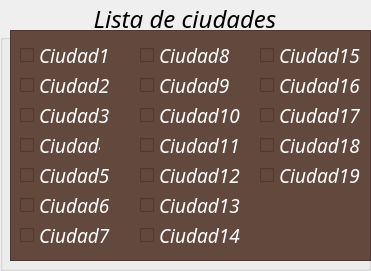
    <widget class="QGroupBox" name="groupBox_3">
     <property name="geometry">
      <rect>
       <x>20</x>
       <y>310</y>
       <width>371</width>
       <height>271</height>
      </rect>
     </property>
     <property name="font">
      <font>
       <family>High Tower Text</family>
       <pointsize>18</pointsize>
       <italic>true</italic>
      </font>
     </property>
     <property name="title">
      <string>Lista de ciudades</string>
     </property>
     <property name="alignment">
      <set>Qt::AlignCenter</set>
     </property>
     <widget class="QTableWidget" name="tableWidget">
      <property name="geometry">
       <rect>
        <x>10</x>
        <y>30</y>
        <width>361</width>
        <height>231</height>
       </rect>
      </property>
      <property name="font">
       <font>
        <family>Gabriola</family>
        <pointsize>20</pointsize>
        <italic>false</italic>
       </font>
      </property>
      <property name="styleSheet">
       <string notr="true">background-color: rgb(99, 72, 62);
</string>
      </property>
     </widget>
     <widget class="QCheckBox" name="checkBox_5">
      <property name="geometry">
       <rect>
        <x>20</x>
        <y>70</y>
        <width>111</width>
        <height>31</height>
       </rect>
      </property>
      <property name="font">
       <font>
        <family>High Tower Text</family>
        <pointsize>14</pointsize>
        <italic>true</italic>
       </font>
      </property>
      <property name="styleSheet">
       <string notr="true">background-color: rgb(99, 72, 62);
color: rgb(255, 255, 255);</string>
      </property>
      <property name="text">
       <string>Ciudad2</string>
      </property>
     </widget>
     <widget class="QCheckBox" name="checkBox_11">
      <property name="geometry">
       <rect>
        <x>140</x>
        <y>100</y>
        <width>111</width>
        <height>31</height>
       </rect>
      </property>
      <property name="font">
       <font>
        <family>High Tower Text</family>
        <pointsize>14</pointsize>
        <italic>true</italic>
       </font>
      </property>
      <property name="styleSheet">
       <string notr="true">background-color: rgb(99, 72, 62);
color: rgb(255, 255, 255);</string>
      </property>
      <property name="text">
       <string>Ciudad10</string>
      </property>
     </widget>
     <widget class="QCheckBox" name="checkBox_9">
      <property name="geometry">
       <rect>
        <x>140</x>
        <y>40</y>
        <width>111</width>
        <height>31</height>
       </rect>
      </property>
      <property name="font">
       <font>
        <family>High Tower Text</family>
        <pointsize>14</pointsize>
        <italic>true</italic>
       </font>
      </property>
      <property name="styleSheet">
       <string notr="true">background-color: rgb(99, 72, 62);
color: rgb(255, 255, 255);</string>
      </property>
      <property name="text">
       <string>Ciudad8</string>
      </property>
     </widget>
     <widget class="QCheckBox" name="checkBox_4">
      <property name="geometry">
       <rect>
        <x>20</x>
        <y>100</y>
        <width>111</width>
        <height>31</height>
       </rect>
      </property>
      <property name="font">
       <font>
        <family>High Tower Text</family>
        <pointsize>14</pointsize>
        <italic>true</italic>
       </font>
      </property>
      <property name="styleSheet">
       <string notr="true">background-color: rgb(99, 72, 62);
color: rgb(255, 255, 255);</string>
      </property>
      <property name="text">
       <string>Ciudad3</string>
      </property>
     </widget>
     <widget class="QCheckBox" name="checkBox">
      <property name="geometry">
       <rect>
        <x>20</x>
        <y>40</y>
        <width>111</width>
        <height>31</height>
       </rect>
      </property>
      <property name="font">
       <font>
        <family>High Tower Text</family>
        <pointsize>14</pointsize>
        <italic>true</italic>
       </font>
      </property>
      <property name="styleSheet">
       <string notr="true">background-color: rgb(99, 72, 62);
color: rgb(255, 255, 255);</string>
      </property>
      <property name="text">
       <string>Ciudad1</string>
      </property>
     </widget>
     <widget class="QCheckBox" name="checkBox_8">
      <property name="geometry">
       <rect>
        <x>20</x>
        <y>220</y>
        <width>111</width>
        <height>31</height>
       </rect>
      </property>
      <property name="font">
       <font>
        <family>High Tower Text</family>
        <pointsize>14</pointsize>
        <italic>true</italic>
       </font>
      </property>
      <property name="styleSheet">
       <string notr="true">background-color: rgb(99, 72, 62);
color: rgb(255, 255, 255);</string>
      </property>
      <property name="text">
       <string>Ciudad7</string>
      </property>
     </widget>
     <widget class="QCheckBox" name="checkBox_6">
      <property name="geometry">
       <rect>
        <x>20</x>
        <y>190</y>
        <width>111</width>
        <height>31</height>
       </rect>
      </property>
      <property name="font">
       <font>
        <family>High Tower Text</family>
        <pointsize>14</pointsize>
        <italic>true</italic>
       </font>
      </property>
      <property name="styleSheet">
       <string notr="true">background-color: rgb(99, 72, 62);
color: rgb(255, 255, 255);</string>
      </property>
      <property name="text">
       <string>Ciudad6</string>
      </property>
     </widget>
     <widget class="QCheckBox" name="checkBox_10">
      <property name="geometry">
       <rect>
        <x>140</x>
        <y>70</y>
        <width>111</width>
        <height>31</height>
       </rect>
      </property>
      <property name="font">
       <font>
        <family>High Tower Text</family>
        <pointsize>14</pointsize>
        <italic>true</italic>
       </font>
      </property>
      <property name="styleSheet">
       <string notr="true">background-color: rgb(99, 72, 62);
color: rgb(255, 255, 255);</string>
      </property>
      <property name="text">
       <string>Ciudad9</string>
      </property>
     </widget>
     <widget class="QCheckBox" name="checkBox_2">
      <property name="geometry">
       <rect>
        <x>20</x>
        <y>160</y>
        <width>91</width>
        <height>31</height>
       </rect>
      </property>
      <property name="font">
       <font>
        <family>High Tower Text</family>
        <pointsize>14</pointsize>
        <italic>true</italic>
       </font>
      </property>
      <property name="styleSheet">
       <string notr="true">background-color: rgb(99, 72, 62);
color: rgb(255, 255, 255);</string>
      </property>
      <property name="text">
       <string>Ciudad5</string>
      </property>
     </widget>
     <widget class="QCheckBox" name="checkBox_3">
      <property name="geometry">
       <rect>
        <x>20</x>
        <y>130</y>
        <width>81</width>
        <height>31</height>
       </rect>
      </property>
      <property name="font">
       <font>
        <family>High Tower Text</family>
        <pointsize>14</pointsize>
        <italic>true</italic>
       </font>
      </property>
      <property name="styleSheet">
       <string notr="true">background-color: rgb(99, 72, 62);
color: rgb(255, 255, 255);</string>
      </property>
      <property name="text">
       <string>Ciudad4</string>
      </property>
     </widget>
     <widget class="QCheckBox" name="checkBox_12">
      <property name="geometry">
       <rect>
        <x>140</x>
        <y>130</y>
        <width>111</width>
        <height>31</height>
       </rect>
      </property>
      <property name="font">
       <font>
        <family>High Tower Text</family>
        <pointsize>14</pointsize>
        <italic>true</italic>
       </font>
      </property>
      <property name="styleSheet">
       <string notr="true">background-color: rgb(99, 72, 62);
color: rgb(255, 255, 255);</string>
      </property>
      <property name="text">
       <string>Ciudad11</string>
      </property>
     </widget>
     <widget class="QCheckBox" name="checkBox_13">
      <property name="geometry">
       <rect>
        <x>140</x>
        <y>220</y>
        <width>111</width>
        <height>31</height>
       </rect>
      </property>
      <property name="font">
       <font>
        <family>High Tower Text</family>
        <pointsize>14</pointsize>
        <italic>true</italic>
       </font>
      </property>
      <property name="styleSheet">
       <string notr="true">background-color: rgb(99, 72, 62);
color: rgb(255, 255, 255);</string>
      </property>
      <property name="text">
       <string>Ciudad14</string>
      </property>
     </widget>
     <widget class="QCheckBox" name="checkBox_14">
      <property name="geometry">
       <rect>
        <x>140</x>
        <y>160</y>
        <width>111</width>
        <height>31</height>
       </rect>
      </property>
      <property name="font">
       <font>
        <family>High Tower Text</family>
        <pointsize>14</pointsize>
        <italic>true</italic>
       </font>
      </property>
      <property name="styleSheet">
       <string notr="true">background-color: rgb(99, 72, 62);
color: rgb(255, 255, 255);</string>
      </property>
      <property name="text">
       <string>Ciudad12</string>
      </property>
     </widget>
     <widget class="QCheckBox" name="checkBox_15">
      <property name="geometry">
       <rect>
        <x>140</x>
        <y>190</y>
        <width>111</width>
        <height>31</height>
       </rect>
      </property>
      <property name="font">
       <font>
        <family>High Tower Text</family>
        <pointsize>14</pointsize>
        <italic>true</italic>
       </font>
      </property>
      <property name="styleSheet">
       <string notr="true">background-color: rgb(99, 72, 62);
color: rgb(255, 255, 255);</string>
      </property>
      <property name="text">
       <string>Ciudad13</string>
      </property>
     </widget>
     <widget class="QCheckBox" name="checkBox_16">
      <property name="geometry">
       <rect>
        <x>260</x>
        <y>100</y>
        <width>101</width>
        <height>31</height>
       </rect>
      </property>
      <property name="font">
       <font>
        <family>High Tower Text</family>
        <pointsize>14</pointsize>
        <italic>true</italic>
       </font>
      </property>
      <property name="styleSheet">
       <string notr="true">background-color: rgb(99, 72, 62);
color: rgb(255, 255, 255);</string>
      </property>
      <property name="text">
       <string>Ciudad17</string>
      </property>
     </widget>
     <widget class="QCheckBox" name="checkBox_18">
      <property name="geometry">
       <rect>
        <x>260</x>
        <y>70</y>
        <width>101</width>
        <height>31</height>
       </rect>
      </property>
      <property name="font">
       <font>
        <family>High Tower Text</family>
        <pointsize>14</pointsize>
        <italic>true</italic>
       </font>
      </property>
      <property name="styleSheet">
       <string notr="true">background-color: rgb(99, 72, 62);
color: rgb(255, 255, 255);</string>
      </property>
      <property name="text">
       <string>Ciudad16</string>
      </property>
     </widget>
     <widget class="QCheckBox" name="checkBox_19">
      <property name="geometry">
       <rect>
        <x>260</x>
        <y>40</y>
        <width>101</width>
        <height>31</height>
       </rect>
      </property>
      <property name="font">
       <font>
        <family>High Tower Text</family>
        <pointsize>14</pointsize>
        <italic>true</italic>
       </font>
      </property>
      <property name="styleSheet">
       <string notr="true">background-color: rgb(99, 72, 62);
color: rgb(255, 255, 255);</string>
      </property>
      <property name="text">
       <string>Ciudad15</string>
      </property>
     </widget>
     <widget class="QCheckBox" name="checkBox_20">
      <property name="geometry">
       <rect>
        <x>260</x>
        <y>130</y>
        <width>101</width>
        <height>31</height>
       </rect>
      </property>
      <property name="font">
       <font>
        <family>High Tower Text</family>
        <pointsize>14</pointsize>
        <italic>true</italic>
       </font>
      </property>
      <property name="styleSheet">
       <string notr="true">background-color: rgb(99, 72, 62);
color: rgb(255, 255, 255);</string>
      </property>
      <property name="text">
       <string>Ciudad18</string>
      </property>
     </widget>
     <widget class="QCheckBox" name="checkBox_21">
      <property name="geometry">
       <rect>
        <x>260</x>
        <y>160</y>
        <width>101</width>
        <height>31</height>
       </rect>
      </property>
      <property name="font">
       <font>
        <family>High Tower Text</family>
        <pointsize>14</pointsize>
        <italic>true</italic>
       </font>
      </property>
      <property name="styleSheet">
       <string notr="true">background-color: rgb(99, 72, 62);
color: rgb(255, 255, 255);</string>
      </property>
      <property name="text">
       <string>Ciudad19</string>
      </property>
     </widget>
    </widget>
